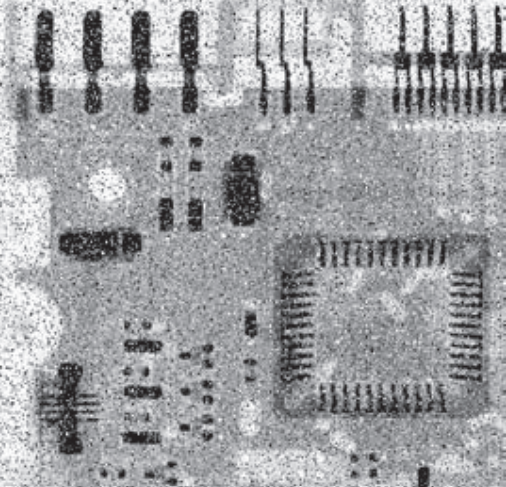
#> input picture Practice Codes/Spatial Filtering/saltpeppernoise.png, 506 x 487 px
$ jupyter execute --allow-errors filtering.ipynb
#> lines starting #> are read from the running program, lines starting #| are printed output that depends on the picture
[cell 1]
import numpy as np
import cv2
import matplotlib.pyplot as plt

[cell 2]
def show_image(img, title):
    plt.imshow(img, cmap='gray', vmin=0, vmax=255)
    plt.title(title)
    plt.xticks([])
    plt.yticks([])
    plt.show()

[cell 3]
im = cv2.imread('lena.png', 0)

#> (the rest of this cell did not finish here and is left out)

[cell 4]
def convolve(image, kernel):
    k_h, k_w = kernel.shape
    i_h, i_w = image.shape

    k_ch, k_cw = k_h // 2, k_w // 2

    new_image = np.zeros_like(image)

    padded_img = np.zeros((i_h + k_ch * 2, i_w + k_cw * 2))
    padded_img[k_ch: -k_ch, k_cw: -k_cw] = image

    for i in range(i_h):
        for j in range(i_w):
            subimage = padded_img[i: i+k_h, j: j+k_w]

            new_image[i, j] = np.sum(np.multiply(subimage, kernel))

    return new_image

[cell 5]
def box_filter(img, ksize):
    img = np.array(img)
    kernel = np.ones((ksize, ksize)) / ksize ** 2
    out_img = convolve(img, kernel)
    return out_img

#> (a cell that did not finish here is left out)

[cell 7]
def gaussian_filter(img, ksize, sigma=1):
#> called with ksize = 5, sigma = 2
    img = np.array(img)
    kernel = np.zeros((ksize, ksize))
    c = ksize // 2
    for i in range(ksize):
        for j in range(ksize):
            u = i - c
            v = j - c
            val = (1 / (2 * np.pi * sigma ** 2)) * np.exp(- (u ** 2 + v ** 2) / (2 * sigma ** 2))
            kernel[i, j] = val
    kernel = kernel / np.sum(kernel)
    out_img = convolve(img, kernel)
    return out_img

#> (a cell that did not finish here is left out)

[cell 9]
def median_filtering(img, ksize):
#> called with ksize = 7
    img = np.array(img)
    r, c = img.shape
#> r = 487; c = 506

    center = ksize // 2

    out_img = np.zeros_like(img)
    padded_img = np.zeros((r + center * 2, c + center * 2))
    padded_img[center: -center, center: -center] = img
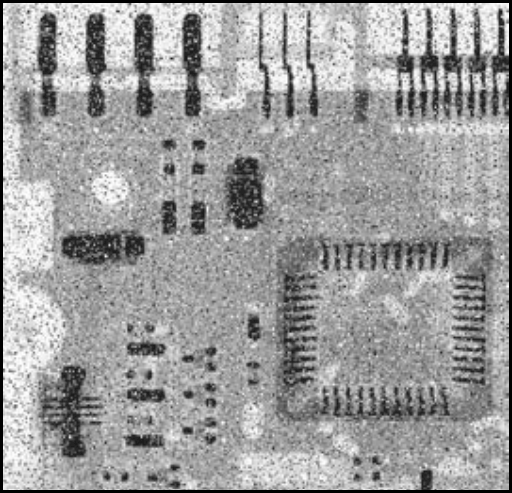
#> padded_img: shape (493, 512) float64; min 0, max 254, mean 156.5

    for i in range(r):
        for j in range(c):
            subimage = padded_img[i: i+ksize, j: j+ksize]

            out_img[i, j] = np.median(subimage.ravel())
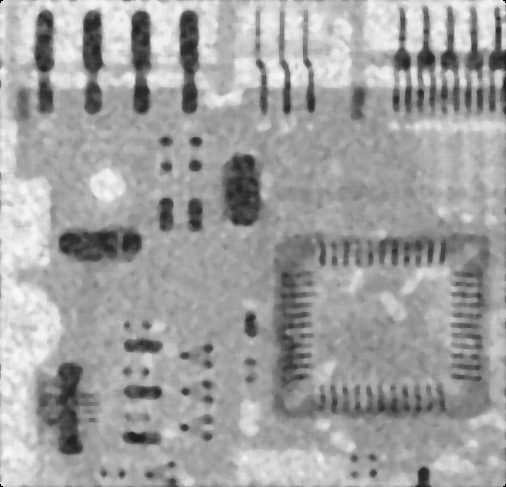
#> out_img: shape (487, 506); min 0, max 248, mean 161.1

    return out_img

[cell 10]
im = cv2.imread('saltpeppernoise.png', 0)

show_image(im, 'Input Image')

[cell 11]
median = median_filtering(im, 7)

show_image(median, 'Median Filtering')
